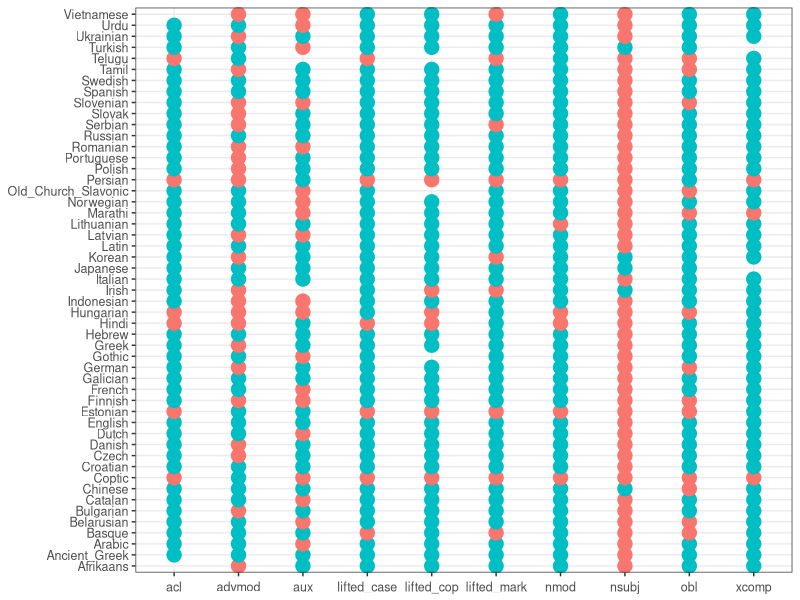

Recreate this plot in R.

data = read.csv("../../grammars/manual_output_funchead_two_coarse_parser_best_balanced/auto-summary-lstm.tsv", sep="\t")# %>% rename(Quality=AverageLength)

best = read.csv("../strongest_models/best-parse-best-balanced.csv")

library(dplyr)
library(tidyr)
library(ggplot2)

library(forcats)
data = data %>% mutate(Language = fct_recode(Language, "Old_Church_Slavonic" = "Old", "Ancient_Greek"= "Ancient"))





data = merge(data %>% mutate(FileName = as.character(FileName)), best %>% rename(FileName = Model), by=c("Language", "FileName"))

data = data



languages = read.csv("../languages/languages-iso_codes.tsv", sep=",")
data  = merge(data, languages, by=c("Language"), all.x=TRUE)




dependency = "nmod"

getCorrPair = function(dependency) {
   corr_pair = data %>% filter((CoarseDependency == dependency) | (CoarseDependency == "obj"))
   corr_pair = unique(corr_pair %>% select(Family, Language, FileName, CoarseDependency, DH_Weight)) %>% spread(CoarseDependency, DH_Weight)
   corr_pair$correlator = corr_pair[[dependency]]
   corr_pair = corr_pair %>% mutate(correlator_s = pmax(0,sign(correlator)), obj_s=pmax(0,sign(obj)))
   return(corr_pair)
}

corr_pair = getCorrPair("nmod")

dependencies = c("acl", "advcl", "advmod", "amod", "appos", "aux", "ccomp", "compound", "conj", "csubj", "dep", "det", "discourse", "dislocated", "expl", "fixed", "flat", "goeswith", "iobj", "lifted_case", "lifted_cc", "lifted_cop", "lifted_mark", "list", "nmod", "nsubj", "nummod", "obl", "orphan", "parataxis", "reparandum", "vocative", "xcomp")

for(dependency in dependencies) {
   corr_pair = getCorrPair(dependency)
   satisfiedFraction = mean((corr_pair$correlator_s == corr_pair$obj_s), na.rm=TRUE)
   cat(paste(dependency, satisfiedFraction, sep="\t"), sep="\n") #, file="results-two.tsv", append=TRUE, sep="\n")
}



ofInterest =  c("acl", "advmod", "aux", "lifted_case", "lifted_cop", "lifted_mark", "nmod", "nsubj", "obl", "xcomp")



data = data %>% select(CoarseDependency, Family, Language, FileName, DH_Weight)

D = data %>% filter(CoarseDependency == "obj") %>% rename(DH_Weight_Obj = DH_Weight) %>% select(DH_Weight_Obj, FileName)
data = merge(data, D, by=c("FileName"))

data = data %>% filter(CoarseDependency %in% ofInterest)

data = data %>% mutate(Dir = pmax(0, sign(DH_Weight)), DirObj = pmax(0, sign(DH_Weight_Obj))) %>% mutate(Agree = (Dir == DirObj))

reverseOrder = c("aux")
data[data$CoarseDependency %in% reverseOrder,]$Agree = 1-data[data$CoarseDependency %in% reverseOrder,]$Agree


D = data %>% group_by(Language, Family, CoarseDependency) %>% summarise(Agree = mean(Agree))


library(scales)

D$AgreeB = as.factor(as.character(round(pmax(0, pmin(1, D$Agree)))))
plot = ggplot(D, aes(x = CoarseDependency, y = Language)) + 
#  geom_tile(aes(colour="white")) +
  geom_point(aes(colour = AgreeB, size =1)) +
  scale_fill_manual(values=c("red", "blue")) +
  theme_bw() + theme(axis.text.x=element_text(size=9, angle=0, vjust=0.3),
                     axis.text.y=element_text(size=9),
                     plot.title=element_text(size=11)) +
  theme(axis.title=element_blank()) + 
  theme(legend.position="none")

ggsave(file="figures/coverage-parse-best-circles.pdf", plot=plot)

#
#ordered_languages = (read.csv("ordered_languages.csv"))$x
#ordered_deps = (read.csv("ordered_dependencies.csv"))$x
#
#plot = ggplot(D, aes(x = factor(CoarseDependency, levels=ordered_deps), y = factor(Language, levels=ordered_languages))) + 
#  geom_tile(aes(fill=Agree)) + 
#  scale_fill_gradient(low="white", high="red", limits=c(0.5, 1), oob=squish) +
#  theme_bw() + theme(axis.text.x=element_text(size=9, angle=0, vjust=0.3),
#                     axis.text.y=element_text(size=9),
#                     plot.title=element_text(size=11)) +
#  theme(axis.title=element_blank()) + 
#  theme(legend.position="none")
#
#ggsave(file="coverage-parse-best-ordered.png", plot=plot)
#
#
#
